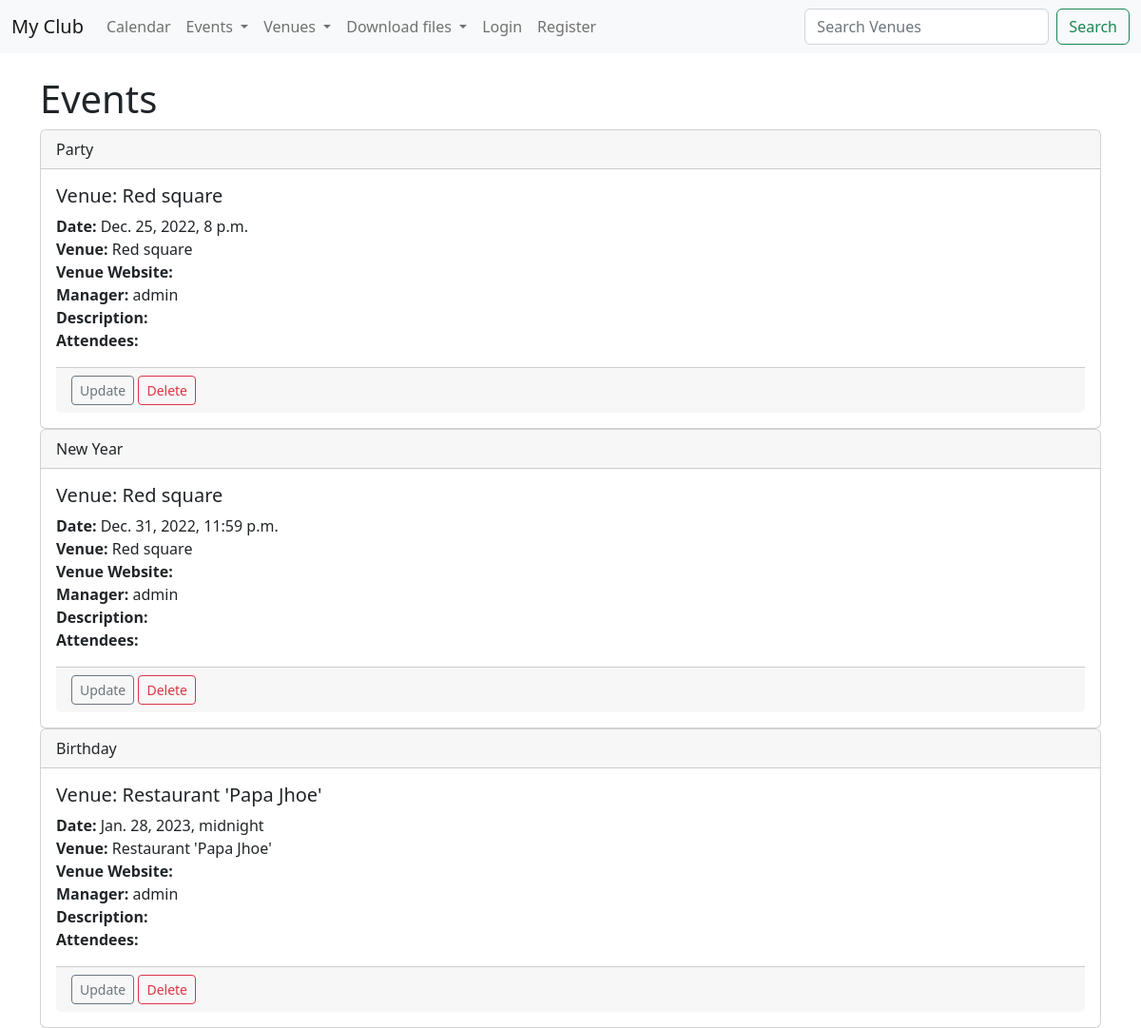
Before: /events with the older database file.
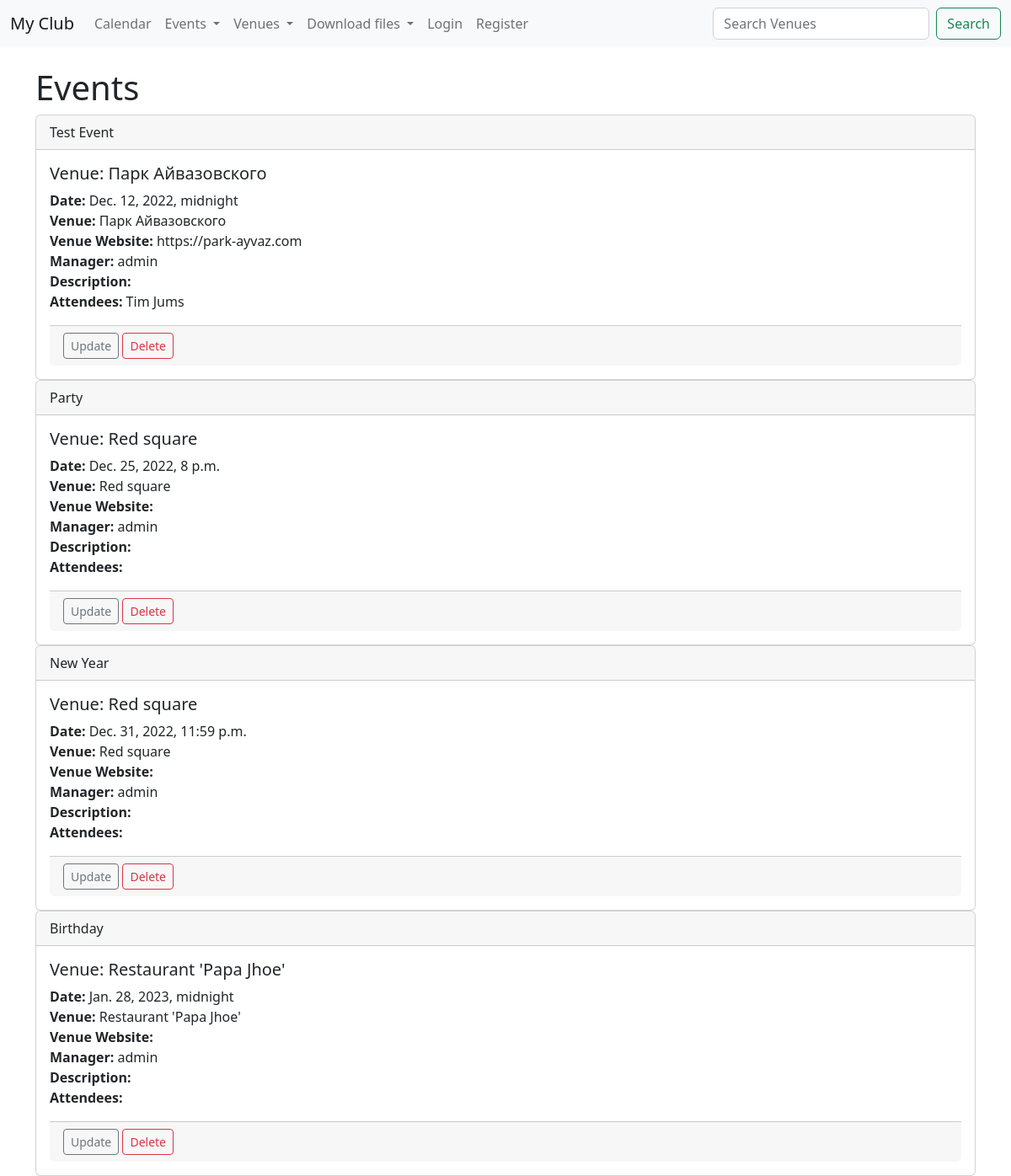
After: the same page with the newer database file.
### events/models.py (models this page shows)
class Event(models.Model):
    name = models.CharField('Event Name', max_length=120)
    event_date = models.DateTimeField('Event Date')
    venue = models.ForeignKey(Venue, on_delete=models.CASCADE, blank=True, null=True)
    manager = models.ForeignKey(User, blank=True, null=True, on_delete=models.SET_NULL)
    description = models.TextField(blank=True)
    attendees = models.ManyToManyField(MyClubUser, blank=True)
    def __str__(self):
        return self.name

class Venue(models.Model):
    name = models.CharField('Venue Name', max_length=120)
    address = models.CharField(max_length=300)
    zip_code = models.CharField('ZIp code', max_length=15)
    phone = models.CharField('Contact Phone', max_length=25, blank=True)
    web = models.URLField('Website Address', blank=True)
    email_address = models.EmailField('Email Address', blank=True)
    def __str__(self):
        return self.name

class MyClubUser(models.Model):
    first_name = models.CharField(max_length=30)
    last_name = models.CharField(max_length=30)
    email = models.EmailField('User Email')
    def __str__(self):
        return self.first_name + ' ' + self.last_name

### events/views.py (the view)
# urls.py: path('events', views.all_events, name="list-events"),
def all_events(request):
    event_list = Event.objects.all().order_by('event_date', 'name')
    return render(request, 'events/event_list.html', {'event_list': event_list})

### events/templates/events/event_list.html
{% extends 'events/base.html' %}
{% block content %}
  <h1>Events</h1>
  {% for event in event_list %}
    <div class="card">
      <div class="card-header">
        {{ event }}
      </div>
      <div class="card-body">
        <h5 class="card-title">Venue: {{event.venue }}</h5>
        <p class="card-text">
        <strong>Date: </strong> {{event.event_date }}<br/>
        <strong>Venue: </strong> {{event.venue }}<br/>
        <strong>Venue Website: </strong>{{event.venue.web }}<br/>
        <strong>Manager: </strong>{{event.manager }}<br/>
        <strong>Description: </strong> {{event.decsription }} <br/>
          <strong>Attendees: </strong>
          {% for user in event.attendees.all %}
            {{ user }}<br/>
          {% endfor %}
        </p>
        <div class="card-footer text-muted">
          <a href="{% url 'update-event' event.id %}" class="btn btn-outline-secondary btn-sm"> Update </a>
          <a href="{% url 'delete-event' event.id %}" class="btn btn-outline-danger btn-sm"> Delete </a>
        </div>
      </div>
    </div>
  {% endfor %}
{% endblock %}

Changed rows visible on the page:
added Event: name "Test Event", venue "Парк Айвазовского", event_date "Dec. 12, 2022, midnight", venue.web "https://park-ayvaz.com", manager "admin"
now on this page (row unchanged): MyClubUser: first_name+last_name "Tim Jums"
